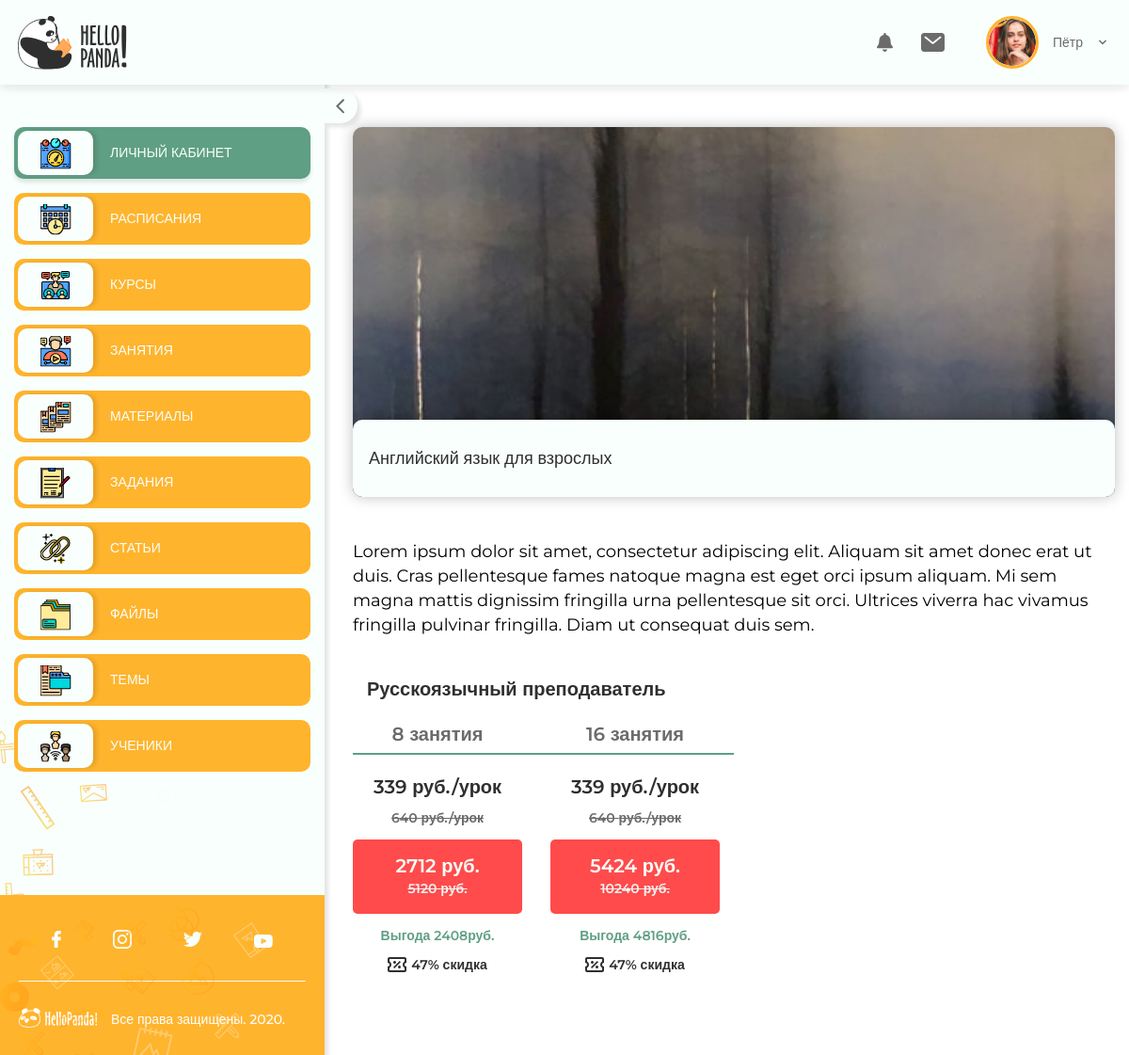
The app's page /lk/course/2 (signed in), older data.
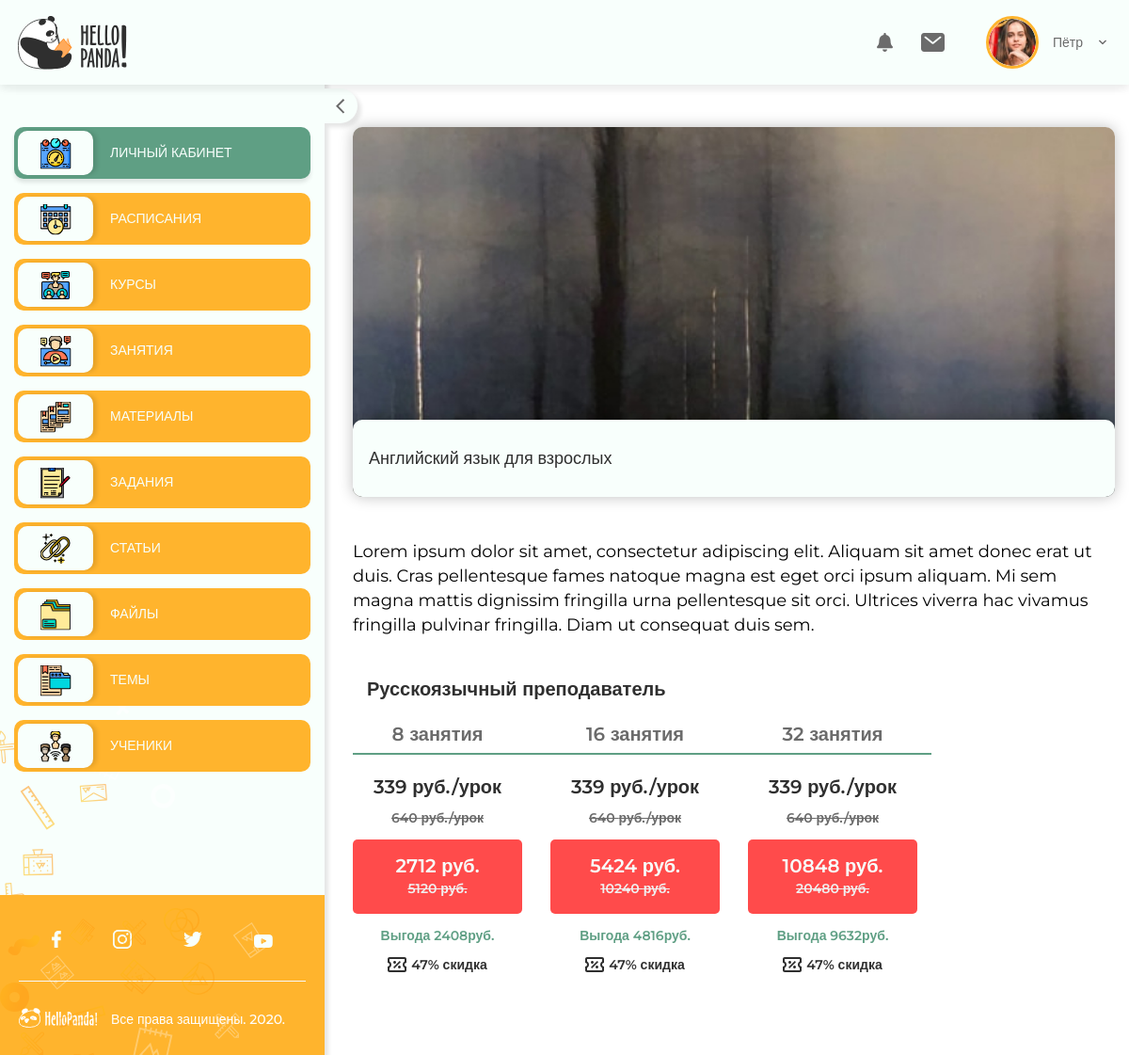
The same page, newer data.
### course/models.py (models this page shows, shortened)
class BannerOfCourse(CommonFields):
    cost = models.PositiveSmallIntegerField(verbose_name='стоимость')
    percentage_discount = models.PositiveSmallIntegerField(default=0, verbose_name='скидка в процентах')
    is_active = models.BooleanField(default=True, verbose_name='активный')
    number_of_lessons = models.ManyToManyField('NumberOfLessons', verbose_name='количество уроков')
    def get_discount(self):
        return self.cost / 100 * self.percentage_discount
    def get_cost_with_discount(self):
        return self.cost - self.get_discount()
    class Meta:
        verbose_name = 'презентация курса'
        verbose_name_plural = '01 | Презентации курсов'

class NumberOfLessons(models.Model):
    count = models.PositiveSmallIntegerField()
    class Meta:
        verbose_name = 'количество уроков'
        verbose_name_plural = 'количество уроков'

### course/views.py (the view)
# urls.py: path('course/<int:pk>', BannerOfCourseDetailView.as_view(), name='course-detail'),
class BannerOfCourseDetailView(LoginRequiredMixin, DetailView):
    model = BannerOfCourse
    template_name = 'private/course_detail.html'

### templates/private/course_detail.html (shortened to what this page needs)
{% extends './_base.html' %}
{% load static %}
{% block content %}
<div class="personalArea-content">
  <div class="courses">
    <div class="courses-col courses-col__big">
      <a href="#" class="courses-wrap">
        <div class="courses-img">
          <img src="{% static 'img/courses-1.jpg' %}" alt="">
        </div>
        <div class="courses-info">
          <span class="courses-name">{{ object.title }}</span>
        </div>
      </a>
    </div>
  </div>
  <div class="choice">
    <div class="choice-top">
      <p>{{ object.description }}</p>
    </div>
    <div class="choice-block">
      <span class="choice-title">Русскоязычный преподаватель</span>
      <div class="choice-row">
        {% for number_of_lessons in object.number_of_lessons.all %}
          <div class="choice-col">
          <div class="choice-wrap">
            <span class="choice-num">{{ number_of_lessons.count }} занятия</span>
            <span class="choice-price">{{ object.get_cost_with_discount|floatformat:"0" }} руб./урок</span>
            <span class="choice-old">{{ object.cost }} руб./урок</span>
            <a href="#modal-topUpAccount" class="choice-allPrice topUpAccount-btn active">
              {% widthratio object.get_cost_with_discount|floatformat:"0" 1 number_of_lessons.count as price_with_a_discount %}
              <b>{{ price_with_a_discount }} руб.</b>
              {% widthratio object.cost 1 number_of_lessons.count as price %}
              <span>{{ price }} руб.</span>
            </a>
            {% widthratio object.get_discount|floatformat:"0" 1 number_of_lessons.count as profit %}
            <span class="choice-benefit">Выгода {{ profit }}руб.</span>
            <span class="choice-discount">
              {{ object.percentage_discount }}% скидка
            </span>
          </div>
        </div>
        {% endfor %}
      </div>
    </div>
  </div>
</div>
{% endblock %}

### templates/private/_base.html (shortened to what this page needs)
{% load static %}
<!DOCTYPE html>
<html lang="ru">
<head>
  <link rel="stylesheet" href="{% static 'css/main.min.css' %}">
</head>
<body class="bodyLk">
<header class="header header-second">
  {% include './components/header.html' %}
</header>
<section class="personalArea">
  {% include './components/left_menu.html' %}
  {% block content %}{% endblock %}
</section>
</body>
</html>

### templates/private/components/header.html (shortened to what this page needs)
{% load static %}
<header class="header header-second">
  <div class="wrapper">
    <div class="header-logo">
      <a href="#">
        <img src="{% static 'img/logo.svg' %}" alt="">
      </a>
    </div>
    <div class="header-lk">
      <div class="header-link">
        <a href="#" class="header-ico"></a>
      </div>
      <div class="header-link">
        <a href="#" class="header-ico"></a>
      </div>
      <div class="header-user">
        <div class="header-user__top">
          <div class="header-user__img">
            <img src="{% static 'img/user.jpg' %}" alt="">
          </div>
          <span class="header-user__name">{{ user.first_name }}</span>
          <span class="header-user__arrow"></span>
        </div>
      </div>
    </div>
  </div>
</header>

### templates/private/components/left_menu.html (shortened to what this page needs)
{% load static %}
<div class="menu">
  <div class="menu-arrow"><svg width="10" height="16" viewBox="0 0 10 16" fill="none" xmlns="http://www.w3.org/2000/svg"><path d="M7.78 5.68804e-05L9.19 1.42006L2.83 7.78006L9.19 14.1401L7.78 15.5601L-3.40075e-07 7.78006L7.78 5.68804e-05Z" fill="#6B6B6B"/></svg></div>
  <div class="menu-over">
    <div class="menu-wrap">
      <ul class="menu-list">
        <li><a href="{% url 'private_side:index' %}" class="active">
          <b class="menu-ico"><img src="{% static 'img/menu-ico-1.svg' %}" alt=""></b>
          <span>Личный кабинет</span>
        </a></li>
        <li class="menu-li"><a href="{% url 'private_side:timetables' %}">
          <b class="menu-ico"><img src="{% static 'img/menu-ico-2.svg' %}" alt=""></b>
          <span>Расписания</span>
        </a></li>
        <li class="menu-li"><a href="{% url 'private_side:courses' %}">
          <b class="menu-ico"><img src="{% static 'img/menu-ico-3.svg' %}" alt=""></b>
          <span>Курсы</span>
        </a></li>
        {% if user.is_staff %}
          {% include './teacher_menu.html' %}
        {% else %}
          {% include './student_menu.html' %}
        {% endif %}
      <div class="menu-bg">
        <img src="{% static 'img/menu-bg.svg' %}" alt="">
      </div>
      <div class="menu-footer">
        <ul class="footer-social">
          <li><a href="#"></a></li>
          <li><a href="#"></a></li>
          <li><a href="#"></a></li>
          <li><a href="#"></a></li>
        </ul>
        <div class="menu-footer__bottom">
          <a href="">
            <p>Все права защищены. 2020.</p>
          </a>
        </div>
        <div class="menu-footer__bg"><img src="{% static 'img/menu-footer__bg.svg' %}" alt=""></div>
      </div>
    </div>
  </div>
</div>

### templates/private/components/teacher_menu.html
{% load static %}
<li><a href="{% url 'private_side:lessons' %}">
  <b class="menu-ico"><img src="{% static 'img/menu-ico-14.svg' %}" alt=""></b>
  <span>Занятия</span>
</a></li>
<li class="menu-li"><a href="{% url 'private_side:materials' %}">
  <b class="menu-ico"><img src="{% static 'img/menu-ico-13.svg' %}" alt=""></b>
  <span>Материалы</span>
</a></li>
<li><a href="{% url 'private_side:tasks' %}">
  <b class="menu-ico"><img src="{% static 'img/menu-ico-15.svg' %}" alt=""></b>
  <span>Задания</span>
</a></li>
<li><a href="{% url 'private_side:articles' %}">
  <b class="menu-ico"><img src="{% static 'img/menu-ico-16.svg' %}" alt=""></b>
  <span>Статьи</span>
</a></li>
<li><a href="#">
  <b class="menu-ico"><img src="{% static 'img/menu-ico-17.svg' %}" alt=""></b>
  <span>Файлы</span>
</a></li>
<li><a href="#">
  <b class="menu-ico"><img src="{% static 'img/menu-ico-18.svg' %}" alt=""></b>
  <span>Темы</span>
</a></li>
<li><a href="{% url 'private_side:students' %}">
  <b class="menu-ico"><img src="{% static 'img/menu-ico-19.svg' %}" alt=""></b>
  <span>Ученики</span>
</a></li>
</ul>

### templates/private/components/personal-area-modal.html (shortened to what this page needs)
{% load static %}

Row changes from the older to the newer data that the page shows:
added NumberOfLessons: count "32", {{ object.get_cost_with_discount|floatformat:"0" }} "339", {{ object.cost }} "640", price_with_a_discount "10848", price "20480", profit "9632", {{ object.percentage_discount }} "47"
